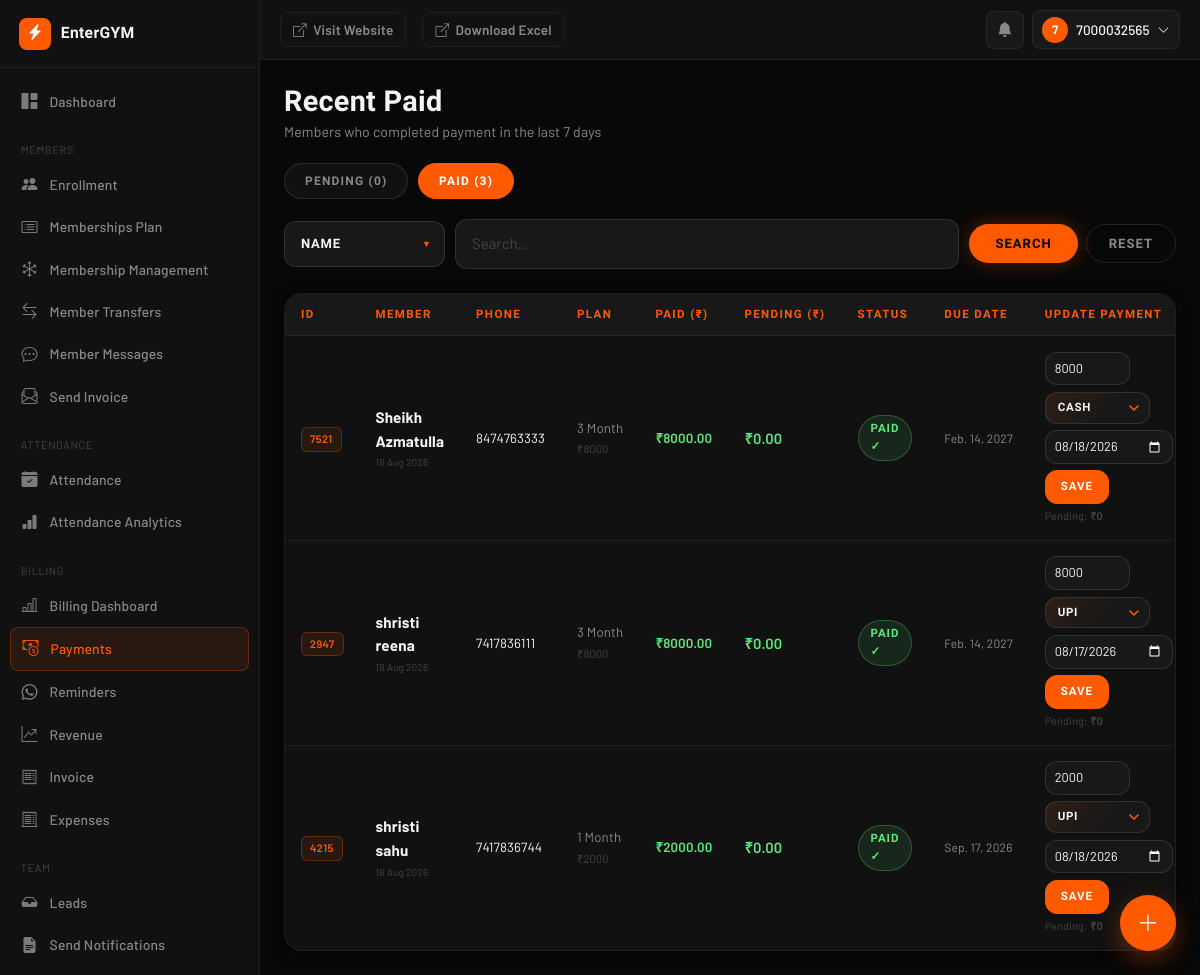
Screenshot of /admin-tools/payments/?filter=done (signed in) with the database file from the repository.
### AuthFit/models.py (models this page shows, shortened)
class Enrollment(models.Model):
    gym = models.ForeignKey(Gym, on_delete=models.CASCADE, db_index=True)
    objects = GymManager()
    GENDER_CHOICES = [('M', 'Male'), ('F', 'Female')]
    PAYMENT = [("Done", 'Done'), ("Pending", 'Pending')]
    METHOD = [('C', 'CASH'), ('U', 'UPI'), ('B', 'UPI + CASH')]
    SOURCE_CHOICES = [
        ("OWNER", "Owner"),
        ("MEMBER", "Member"),
    ]
    unique_id = models.CharField(max_length=10, editable=False, db_index=True)
    membership_start_date = models.DateField(
        default=timezone.localdate,
        help_text="Actual membership start date. Used to calculate DueDate — "
                "lets owners backdate enrollment for members who joined "
                "before EnterGYM. Distinct from `doj` (record-creation date).",
    )
    user = models.ForeignKey(
        User, on_delete=models.CASCADE, null=True, blank=True
    )
    profile_completed = models.BooleanField(default=False)
    source = models.CharField(max_length=10, choices=SOURCE_CHOICES, default="OWNER")
    fullname = models.CharField(max_length=25)
    email = models.EmailField(blank=True ,null=True)
    gender = models.CharField(max_length=1, choices=GENDER_CHOICES, blank=True ,null=True)
    phone = models.CharField(max_length=10, db_index=True)
    address = models.TextField(blank=True)
    reference = models.CharField(max_length=30, null=True, blank=True)
    selectPlan = models.ForeignKey(MembershipPlan, on_delete=models.CASCADE)
    trainer = models.ForeignKey(
        Trainer, on_delete=models.SET_NULL, null=True, blank=True
    )
    Amount = models.DecimalField(max_digits=10, decimal_places=2)
    paidAmount = models.DecimalField(default=0,max_digits=10,decimal_places=2,null=False)
    paymentDate = models.DateField(blank=True, null=True)
    paymentMethod = models.CharField(
        max_length=1, choices=METHOD, blank=True, null=True
    )
    pendingAmount = models.DecimalField(default=0,max_digits=10,decimal_places=2)
    pendingpaymentMethod = models.CharField(
        max_length=1, choices=METHOD, blank=True, null=True
    )
    pendingpaymentDate =  models.DateField(blank=True, null=True)
    paymentStatus = models.CharField(
        max_length=10, choices=PAYMENT, default="Pending"
    )
    last_expiry_notif_sent = models.DateField(null=True, blank=True)
    initial_invoice_generated = models.BooleanField(
        default=False,
        help_text="Set once the up-front payment collected during Quick Enrollment "
                "has been converted into a Payment + Invoice.",
    )
    doj = models.DateField(auto_now_add=True)
    DueDate = models.DateField(blank=True, null=True,db_index=True)
    created_at = models.DateTimeField(auto_now_add=True)
    is_active = models.BooleanField(default=True, db_index=True)
    is_deleted = models.BooleanField(default=False, db_index=True)
    deleted_at = models.DateTimeField(null=True, blank=True)
    deleted_by = models.ForeignKey(
        User, on_delete=models.SET_NULL, null=True, blank=True, related_name='+'
    )
    face_enrolled = models.BooleanField(default=False)
    face_image = CloudinaryField('image', null=True, blank=True)
    face_embeddings = models.JSONField(default=list, blank=True)
    class Meta:
        unique_together = ('gym', 'unique_id')
        indexes = [
            models.Index(fields=['gym', 'unique_id']),
            models.Index(fields=['gym', 'phone']),
            models.Index(fields=['gym', 'paymentStatus']),
        ]
        constraints = [
            models.UniqueConstraint(
                fields=['gym', 'phone'],
                condition=models.Q(user__isnull=True),
                name='unique_pending_enrollment_phone_per_gym',
            )
        ]
    @property
    def is_expired(self):
        if self.DueDate:
            return timezone.localdate() > self.DueDate
        return False
    @property
    def days_remaining(self):
        if self.DueDate:
            return (self.DueDate - timezone.localdate()).days
        return None

class MembershipPlan(models.Model):
    gym = models.ForeignKey(
        Gym,
        on_delete=models.CASCADE,
        db_index=True
    )
    plan = models.CharField(max_length=100)
    price = models.IntegerField()
    duration_days = models.IntegerField(default=30)
    show_on_home = models.BooleanField(
        default=False,
        help_text="Show this plan in the pricing section of your gym's public homepage."
    )
    is_hidden = models.BooleanField(
        default=False,
        help_text="Hide this plan from regular members. Only owners/receptionists can see and assign it."
    )
    objects = GymManager()

### AuthFit/views.py (the view)
# urls.py: path('admin-tools/payments/', views.payment_management, name='payment_management'),
@_gym_staff_required
def payment_management(request):
    gym           = getattr(request, 'gym', None)
    status_filter = request.GET.get("filter", "pending")
    since         = timezone.now() - timedelta(days=7)
    METHOD_LABELS = {"C": "Cash", "U": "UPI", "B": "UPI + Cash"}
    search_ctx = get_search_context(request)
    qs = Enrollment.objects.select_related("selectPlan", "trainer").filter(is_deleted=False)
    if gym:
        qs = qs.filter(gym=gym)
    if status_filter == "done":
        qs = qs.filter(created_at__gte=since, paymentStatus="Done")
    else:
        qs = qs.filter(paymentStatus="Pending")
    qs = apply_search(qs, search_ctx["search_by"], search_ctx["search"])
    qs = qs.order_by("-created_at")
    page_number = request.GET.get("page", 1)
    paginator = Paginator(qs, 25)
    page_obj = paginator.get_page(page_number)
    rows = [
        {
            "id":                   e.id,
            "unique_id":            e.unique_id,
            "fullname":             e.fullname,
            "phone":                e.phone,
            "plan_name":            e.selectPlan.plan if e.selectPlan else "—",
            "plan_price":           float(e.Amount),
            "amount":               float(e.Amount),
            "paid":                 float(e.paidAmount),
            "pending":              float(e.pendingAmount),
            "payment_status":       e.paymentStatus,
            "payment_method":       e.paymentMethod or "",
            "payment_method_label": METHOD_LABELS.get(e.paymentMethod, "—"),
            "payment_date":         e.paymentDate.strftime("%Y-%m-%d") if e.paymentDate else "",
            "doj":                  e.doj.strftime("%d %b %Y") if e.doj else "—",
            "due_date":             e.DueDate.strftime("%b. %d, %Y") if e.DueDate else "—",
            "days_remaining":       e.days_remaining,
            "is_expired":           e.is_expired,
        }
        for e in page_obj
    ]
    base_qs       = Enrollment.objects.filter(is_deleted=False)
    if gym:
        base_qs = base_qs.filter(gym=gym)
    pending_count = base_qs.filter(paymentStatus="Pending").count()
    paid_count    = base_qs.filter(created_at__gte=since, paymentStatus="Done").count()
    return render(request, "payment_management.html", {
        "rows":                 rows,
        "page_obj":             page_obj,
        "status_filter":        status_filter,
        "total_pending_amount": sum(r["pending"] for r in rows),
        "total_count":          len(rows),
        "pending_count":        pending_count,
        "paid_count":           paid_count,
        "gym":                  gym, **search_ctx,
        "extra_params_list": [("filter", status_filter)],
        **search_ctx,
    })

### templates/payment_management.html (shortened to what this page needs)
{% extends "dashboard/base.html" %}
{% block content %}
<div class="db-page-header">
  <div>
    <h1 class="db-page-title">
      {% if status_filter == "done" %}Recent Paid{% else %}Pending Payments{% endif %}
    </h1>
    <p class="db-page-sub">
      {% if status_filter == "done" %}
        Members who completed payment in the last 7 days
      {% else %}
        Members with outstanding balance across all plans
      {% endif %}
    </p>
  </div>
</div>
<div class="pm-filters">
  <a href="?filter=pending" class="pm-filter {% if status_filter == 'pending' %}active{% endif %}">Pending ({{ pending_count }})</a>
  <a href="?filter=done" class="pm-filter {% if status_filter == 'done' %}active{% endif %}">Paid ({{ paid_count }})</a>
</div>
{% include "partials/search_form.html" %}
<div class="pm-card">
  {% if rows %}
  <div class="pm-table-wrap">
    <table class="pm-table">
      <thead>
        <tr>
          <th>ID</th><th>Member</th><th>Phone</th><th>Plan</th>
          <th>Paid (₹)</th><th>Pending (₹)</th><th>Status</th><th>Due Date</th><th>Update Payment</th>
        </tr>
      </thead>
      <tbody>
        {% for row in rows %}
        <tr id="row-{{ row.id }}" data-plan-price="{{ row.plan_price }}" data-id="{{ row.id }}">
          <td><span class="td-uid">{{ row.unique_id }}</span></td>
          <td>
            <div class="td-name">{{ row.fullname }}</div>
            <div style="font-size:10px; color:var(--text-lo); margin-top:2px;">{{ row.doj }}</div>
          </td>
          <td class="td-phone">{{ row.phone }}</td>
          <td style="color:var(--text-mid); white-space:nowrap">
            {{ row.plan_name }}<br />
            <span style="font-size:11px; color:var(--text-lo)">₹{{ row.plan_price|floatformat:0 }}</span>
          </td>
          <td><span class="td-paid-amt" id="paid-{{ row.id }}">₹{{ row.paid|floatformat:2 }}</span></td>
          <td>
            <span class="td-pending-amt {% if row.pending == 0 %}td-paid-amt{% endif %}" id="pending-{{ row.id }}">
              ₹{{ row.pending|floatformat:2 }}
            </span>
          </td>
          <td id="status-{{ row.id }}">
            {% if row.is_expired %}<span class="badge-expired">Expired</span>
            {% elif row.payment_status == "Done" %}<span class="badge-done">Paid ✓</span>
            {% else %}<span class="badge-pending">Pending</span>{% endif %}
          </td>
          <td style="color:var(--text-mid); font-size:12px; white-space:nowrap">{{ row.due_date }}</td>
          <td>
            <div class="pay-form">
              <input type="number" min="0" max="{{ row.plan_price }}" step="1"
                value="{{ row.paid|floatformat:0 }}" id="input-paid-{{ row.id }}"
                placeholder="₹ Paid" data-row-id="{{ row.id }}" />
              <select id="input-method-{{ row.id }}">
                <option value="C" {% if row.payment_method == "C" %}selected{% endif %}>Cash</option>
                <option value="U" {% if row.payment_method == "U" %}selected{% endif %}>UPI</option>
              </select>
              <input type="date" id="input-date-{{ row.id }}" value="{{ row.payment_date }}" />
              <button class="save-btn" id="btn-{{ row.id }}" data-row-id="{{ row.id }}">Save</button>
            </div>
            <div class="pending-live">
              Pending:
              <span id="preview-{{ row.id }}" class="{% if row.pending == 0 %}zero{% endif %}">₹{{ row.pending|floatformat:0 }}</span>
            </div>
          </td>
        </tr>
        {% endfor %}
      </tbody>
    </table>
  </div>
  {% else %}
  <div class="pm-empty">
    {% if status_filter == 'done' %}No paid enrollments in the last 7 days.
    {% else %}All caught up — no pending payments. ✓{% endif %}
  </div>
  {% endif %}
</div>
{% endblock %}

### templates/dashboard/includes/_navbar.html (shortened to what this page needs)
<header class="db-navbar">
  <a href="{% url 'home' %}" class="db-visit-site-btn">
    <i class="bi bi-box-arrow-up-right"></i>
    <span class="d-none d-md-inline">Visit Website</span>
  </a>
  <a href="{% url 'export_enrollments' gym.id %}" class="db-visit-site-btn">
    <i class="bi bi-box-arrow-up-right"></i>
    <span class="d-none d-md-inline">Download Excel</span>
  </a>
  <div class="db-navbar-right">
    <div class="dropdown db-notif-bell">
      <button type="button" class="db-icon-btn" id="dbNotifBtn" data-bs-toggle="dropdown" aria-expanded="false" aria-label="Notifications">
        <i class="bi bi-bell-fill"></i>
      </button>
    </div>
    <div class="dropdown">
      <button type="button" class="db-user-btn" data-bs-toggle="dropdown" aria-expanded="false">
        <span class="db-avatar">{{ request.user.username|slice:":1"|upper }}</span>
        <span class="db-user-name d-none d-md-inline">{{ request.user.get_full_name|default:request.user.username }}</span>
        <i class="bi bi-chevron-down small"></i>
      </button>
    </div>
  </div>
</header>

### rows the page displays
Enrollment: unique_id "7521", fullname "Sheikh Azmatulla", phone "8474763333"
MembershipPlan: plan_name "3 Month" "3 Month"
Enrollment: unique_id "2947", fullname "shristi reena", phone "7417836111"
Enrollment: unique_id "4215", fullname "shristi sahu", phone "7417836744"
MembershipPlan: plan_name "1 Month"

### other values shown
{{ gym.gym_name|default:"EnterGYM" }} "EnterGYM"
{{ request.user.username|slice:":1"|upper }} "7"
{{ request.user.get_full_name|default:request.user.username }} "7000032565"
{{ pending_count }} "0"
{{ paid_count }} "3"
{{ row.doj }} "18 Aug 2026" "18 Aug 2026" "18 Aug 2026"
{{ row.plan_price|floatformat:0 }} "8000" "8000" "2000"
{{ row.paid|floatformat:2 }} "8000.00" "8000.00" "2000.00"
{{ row.pending|floatformat:2 }} "0.00" "0.00" "0.00"
{{ row.due_date }} "Feb. 14, 2027" "Feb. 14, 2027" "Sep. 17, 2026"
{{ row.pending|floatformat:0 }} "0" "0" "0"
form field search_by "Name"
